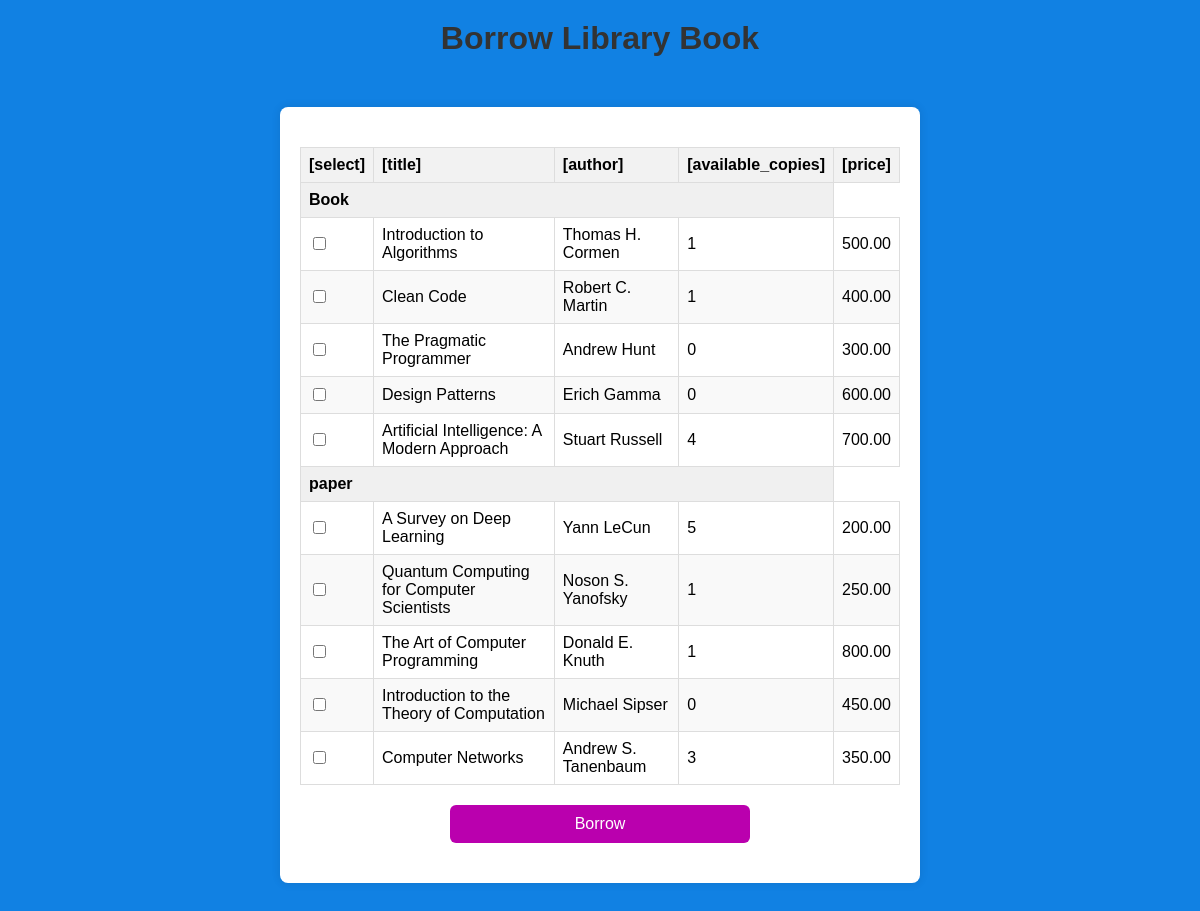
/student/view/Borrow_Library_Book.php (signed in), run on an earlier commit of the app's database.
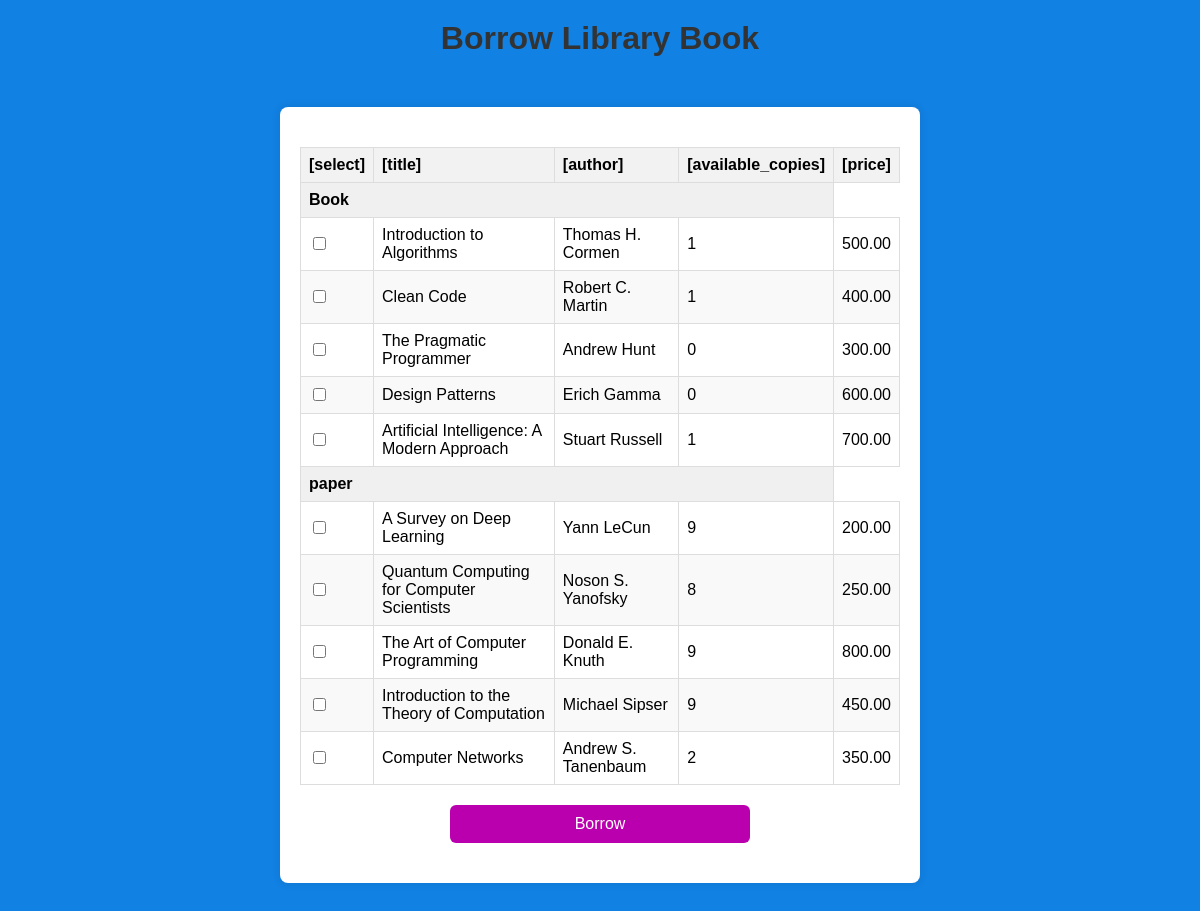
And on a later commit of the database.
### tables this page shows
CREATE TABLE `library_book` (
  `id` int(11) NOT NULL,
  `title` varchar(255) NOT NULL,
  `author` varchar(100) NOT NULL,
  `available_copies` int(11) NOT NULL,
  `price` decimal(10,2) NOT NULL
);

CREATE TABLE `library_paper` (
  `id` int(11) NOT NULL,
  `title` varchar(255) NOT NULL,
  `author` varchar(100) NOT NULL,
  `available_copies` int(11) NOT NULL,
  `price` decimal(10,2) NOT NULL
);

### student/view/Borrow_Library_Book.php (the view, shortened to what this page needs)
<?php
include '../../main/DB/DB.php';
$book_sql="SELECT title,author,available_copies,price  FROM library_book";
$paper_sql="SELECT  title,author,available_copies,price FROM library_paper";
?>
<!DOCTYPE html>
<html>
    <head>
        <link rel="stylesheet" type="text/css" href="../css/Borrow Library Book.css">
    </head>
<body>
    <h1>Borrow Library Book</h1>
    <div class="container">
    <form action="Borrow_Library_Book.php" method="post">
    <table>
        <tr>
            <th>[select]</th>
            <th>[title]</th>
            <th>[author]</th>
            <th>[available_copies]</th>
            <th>[price]</th>
        </tr>
        <tr>
            <th colspan="4" style="background-color:#f0f0f0;">Book</th>
        </tr>
        <?php
            $result1 = $conn->query($book_sql);
            if ($result1->num_rows > 0) {
                while ($row = $result1->fetch_assoc()) {
                    echo "<tr>
                            <td><input type='checkbox' name='book[]' value='library_book - " . $row['title'] . "'></td>
                            <td>" . $row['title'] . "</td>
                            <td>" . $row['author'] . "</td>
                            <td>" . $row['available_copies'] . "</td>
                            <td>" . $row['price'] . "</td>
                          </tr>";
                }
            }
        ?>
        <tr>
            <th colspan="4" style="background-color:#f0f0f0;">paper</th>
        </tr>
        <?php
            $result2 = $conn->query($paper_sql);
            if ($result2->num_rows > 0) {
                while ($row = $result2->fetch_assoc()) {
                    echo "<tr>
                            <td><input type='checkbox' name='paper[]' value='library_paper - " . $row['title'] . "'></td>
                            <td>" . $row['title'] . "</td>
                            <td>" . $row['author'] . "</td>
                            <td>" . $row['available_copies'] . "</td>
                            <td>" . $row['price'] . "</td>
                          </tr>";
                }
            }
            ?>
    </table>
        <button type="submit" name="Borrow">Borrow</button>
        </form>
    </div>
</html>

What changed in the data, as far as the page shows it:
changed library_book "Artificial Intelligence: A Modern Approach": available_copies "4" → "1"
changed library_paper "A Survey on Deep Learning": available_copies "5" → "9"
changed library_paper "Quantum Computing for Computer Scientists": available_copies "1" → "8"
changed library_paper "The Art of Computer Programming": available_copies "1" → "9"
changed library_paper "Introduction to the Theory of Computation": available_copies "0" → "9"
changed library_paper "Computer Networks": available_copies "3" → "2"
